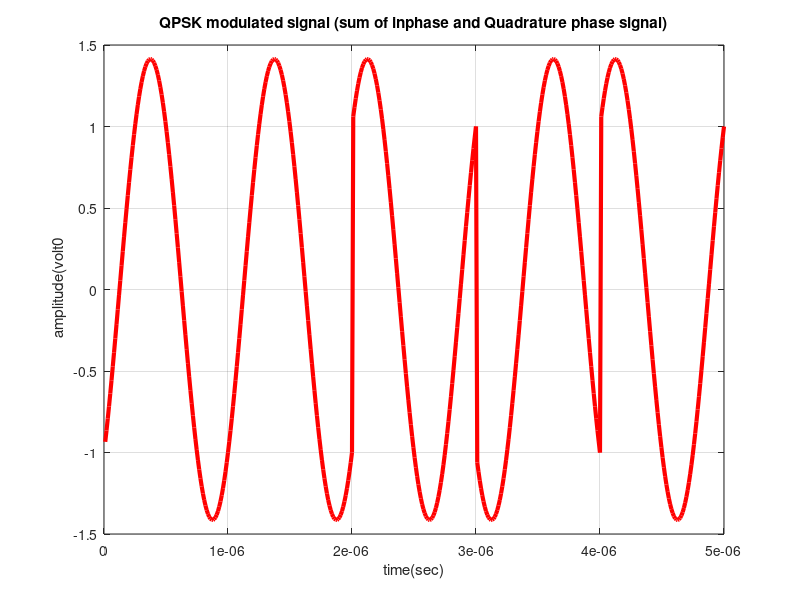

Recreate this plot in MATLAB.
clc;
clear all;
close all;
data=[0  1 0 1 1 1 0 0 1 1]; % information
%Number_of_bit=1024;
%data=randint(Number_of_bit,1);
data_NZR=2*data-1; % Data Represented at NZR form for QPSK modulation
s_p_data=reshape(data_NZR,2,length(data)/2);  % S/P convertion of data
br=10.^6; %Let us transmission bit rate  1000000
f=br; % minimum carrier frequency
T=1/br; % bit duration
t=T/99:T/99:T; % Time vector for one bit information
% XXXXXXXXXXXXXXXXXXXXXXX QPSK modulatio  XXXXXXXXXXXXXXXXXXXXXXXXXXXXXXXXX
y=[];
y_in=[];
y_qd=[];
for(i=1:length(data)/2)
    y1=s_p_data(1,i)*cos(2*pi*f*t); % inphase component
    y2=s_p_data(2,i)*sin(2*pi*f*t) ;% Quadrature component
    y_in=[y_in y1]; % inphase signal vector
    y_qd=[y_qd y2]; %quadrature signal vector
    y=[y y1+y2]; % modulated signal vector
end
Tx_sig=y; % transmitting signal after modulation
tt=T/99:T/99:(T*length(data))/2;
figure(2)

plot(tt,Tx_sig,'r','linewidth',3), grid on;
title('QPSK modulated signal (sum of inphase and Quadrature phase signal)');
xlabel('time(sec)');
ylabel(' amplitude(volt0');
